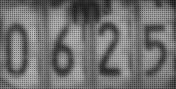
%> input picture new.JPG, 176 x 89 px
$ octave cr2.m   (GNU Octave 9; MATLAB toolbox functions it lacks are replaced by stand-ins)
%> lines starting %> are read from the running program, lines starting %| are printed output that depends on the picture; in (x1, y1, x2, y2) boxes, pixels count from 0 and x2, y2 are one past the last pixel; in counts of white or black regions, pixels touching at a corner belong together; the program's own positions count from 1
colorImage = imread('new.jpg');
%> colorImage is the input picture: size 89x176x3 uint8; min 15, max 199, mean 111.8
I = rgb2gray(colorImage);

Icorrected = imtophat(I, strel('disk', 10));
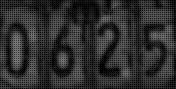
%> Icorrected: size 89x176 uint8; min 0, max 133, mean 46.4
se = ones(3,3);

%Icorrected = imdilate(Icorrected, se);
%BW = imbinarize(Icorrected,'adaptive','ForegroundPolarity','dark','Sensitivity',0.6);
threshold = graythresh(Icorrected);
%> threshold = 0.188
BW=im2bw(Icorrected,threshold);
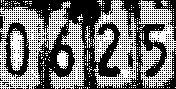
%> BW: size 89x176 logical; 45.1% white in thin lines or dots

imshow(BW)
title('Binary Version of Image')

%results = ocr(BW);

%word = results.Words{1};

$ run again, with im.jpg copied over new.JPG
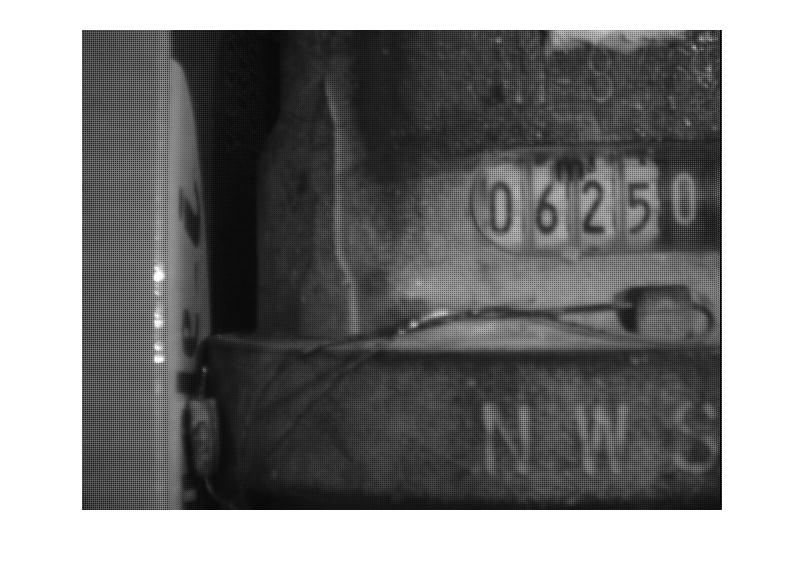
%> input picture im.jpg, 804 x 566 px
%> colorImage is the input picture: size 566x804x3 uint8; min 0, max 255, mean 129.2
%> `Icorrected = imtophat(I, strel('disk', 10));`:
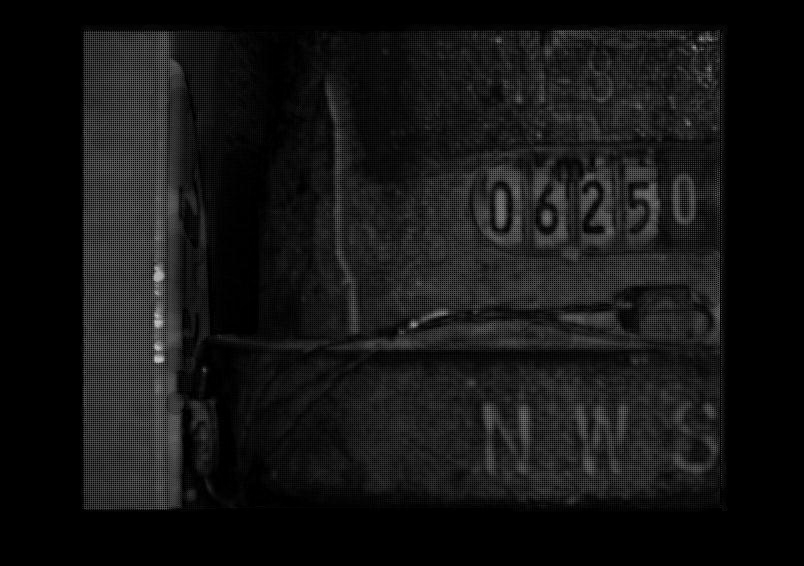
%> Icorrected: size 566x804 uint8; min 0, max 195, mean 21.1
%> threshold = 0.118
%> `BW=im2bw(Icorrected,threshold);`:
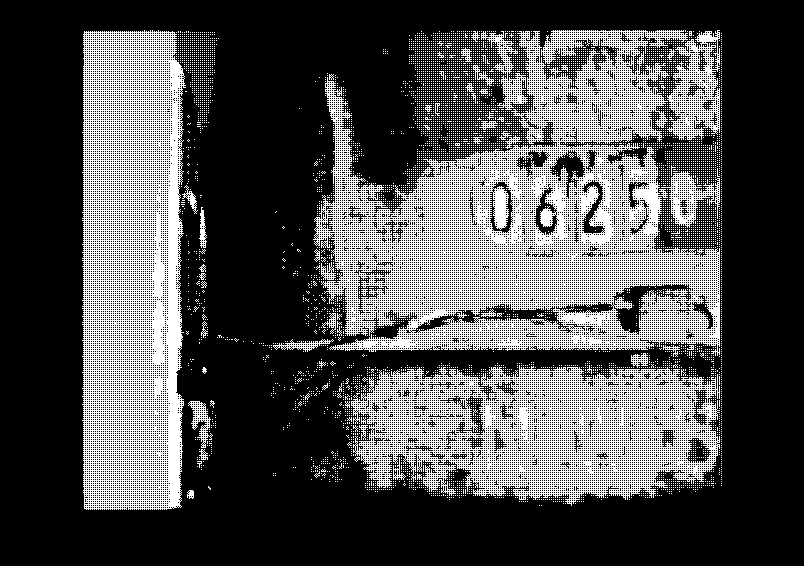
%> BW: size 566x804 logical; 30.2% white in thin lines or dots, all inside (x1, y1, x2, y2) = (82, 30, 722, 510)
